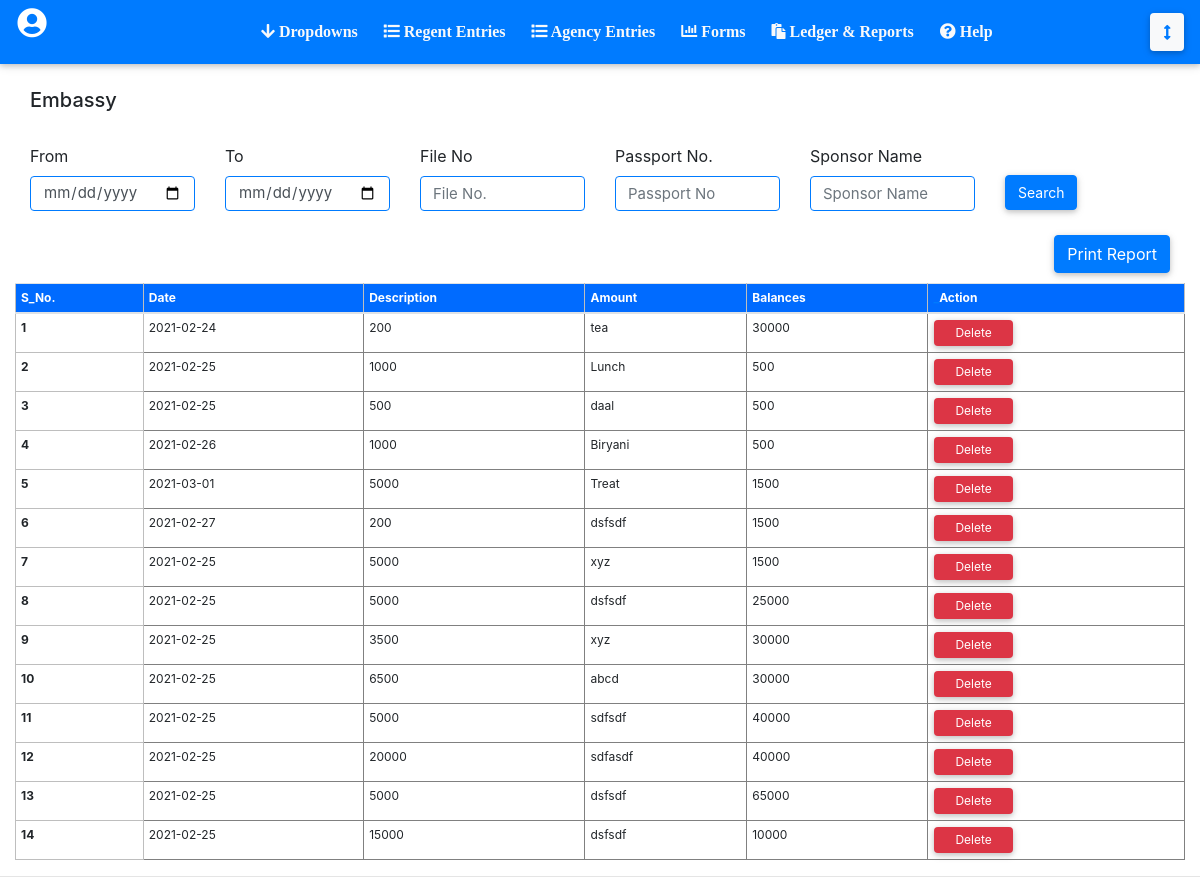
Screenshot of /Opening-balance-list.php with the database file from the repository.
### tables this page shows
CREATE TABLE `expenses` (
  `id` int(11) NOT NULL,
  `expenses_date` date NOT NULL,
  `amount` double NOT NULL,
  `description` varchar(255) NOT NULL,
  `opening_balance_id` int(11) NOT NULL
);

CREATE TABLE `opening_balances` (
  `id` int(11) NOT NULL,
  `opening_balance_amount` double NOT NULL,
  `date` date NOT NULL
);

### Opening-balance-list.php (the view, shortened to what this page needs)
<?php
include('header.php');
include('connect.php');
?>
<div class="container-fluid">
	<section class="container-fluid">
    <h5>Embassy</h5>
    <br>
	<section class="row" style="align-items: center;">
		<section class="col-md-2">
			<span >From</span>
			<input type="date" class="form-control input-box" placeholder="Name" />
		</section>
		<section class="col-md-2">
			<span >To</span>
			<input type="date" class="form-control input-box" placeholder="Name" />
		</section>
		<section class="col-md-2">
			<span >File No</span>
			<input type="text" class="form-control input-box" placeholder="File No." />
		</section>
		<section class="col-md-2">
			<span >Passport No.</span>
			<input type="text" class="form-control input-box" placeholder="Passport No" />
		</section>
		<section class="col-md-2">
			<span >Sponsor Name</span>
			<input type="text" class="form-control input-box" placeholder="Sponsor Name" />
		</section>
		<section class="col-md-2">
			<input type="button" class="btn-primary btn " style="position: relative; top: 15px; height: 35px; font-size: 14px;" value="Search" />
		</section>
	</section>
</section>
	<br>
	<section class="container-fluid">
		<input type="button" class="btn-primary btn float-right " value="Print Report" />
	</section>
	<br><br>
            <table class="table m-auto">
                <thead>
                    <tr>
                      <th scope="col">S_No.</th>
                      <th scope="col">Date</th>
                      <th scope="col">Description</th>
                      <th scope="col">Amount</th>
                      <th scope="col">Balances</th>
                      <th scope="col" ><span class="text-primary">_</span>Action<span class="text-primary"></span></th>
                    </tr>
                  </thead>
                  <tbody>
                  	<?php
                  	$count=1;
                  	$query = mysqli_query($con, "
SELECT * FROM expenses
INNER JOIN opening_balances
ON
expenses.opening_balance_id = opening_balances.id
                  		");
                  	while ($row=mysqli_fetch_array($query)) {
                  		?>
                  		<tr>
							<th scope="row"><?php echo $count ?></th>
							<td><?php echo $row['expenses_date'] ?></td>
							<td><?php echo $row['amount'] ?></td>
							<td><?php echo $row['description'] ?></td>
							<td><?php echo $row['opening_balance_amount'] ?></td>
							<td>
								<a href="Opening-balance-list.php?delete_id=<?php echo $row[0] ?>" class="bg-danger btn" style="font-size: 12px !important; color: white; padding: 3px; margin: 1px;  padding-left: 20px !important; padding-right: 20px !important;">Delete</a>
							 </td>
					  	</tr>
                  		<?php
                  		$count++;
                  	}
                  	?>
                  </tbody>
            </table>
</div>
<hr>
</body>
</html>

### header.php (style rules this page uses)
.input-box { background-color: transparent !important; height: 35px !important; border: 0.5px solid #007BFF ; font-size: 15px; margin-top: 8px; }
th { font-size: 12px !important; border: 1px solid rgb(190, 190, 190); padding: 5px !important; width: auto !important; }
tr { width: auto !important; padding: 5px !important; font-size: 12px !important; }
thead { background-color: #006BFF; color: white; }
td { border: 1px solid gray; width: auto !important; padding: 5px !important; font-size: 12px !important; }

### rows the page displays
expenses: expenses_date "2021-02-24", amount "200", description "tea", opening_balance.opening_balance_amount "30000"
expenses: expenses_date "2021-02-25", amount "1000", description "Lunch", opening_balance.opening_balance_amount "500"
expenses: expenses_date "2021-02-25", amount "500", description "daal", opening_balance.opening_balance_amount "500"
expenses: expenses_date "2021-02-26", amount "1000", description "Biryani", opening_balance.opening_balance_amount "500"
expenses: expenses_date "2021-03-01", amount "5000", description "Treat", opening_balance.opening_balance_amount "1500"
expenses: expenses_date "2021-02-27", amount "200", description "dsfsdf", opening_balance.opening_balance_amount "1500"
expenses: expenses_date "2021-02-25", amount "5000", description "xyz", opening_balance.opening_balance_amount "1500"
expenses: expenses_date "2021-02-25", amount "5000", description "dsfsdf", opening_balance.opening_balance_amount "25000"
expenses: expenses_date "2021-02-25", amount "3500", description "xyz", opening_balance.opening_balance_amount "30000"
expenses: expenses_date "2021-02-25", amount "6500", description "abcd", opening_balance.opening_balance_amount "30000"
expenses: expenses_date "2021-02-25", amount "5000", description "sdfsdf", opening_balance.opening_balance_amount "40000"
expenses: expenses_date "2021-02-25", amount "20000", description "sdfasdf", opening_balance.opening_balance_amount "40000"
expenses: expenses_date "2021-02-25", amount "5000", description "dsfsdf", opening_balance.opening_balance_amount "65000"
expenses: expenses_date "2021-02-25", amount "15000", description "dsfsdf", opening_balance.opening_balance_amount "10000"
